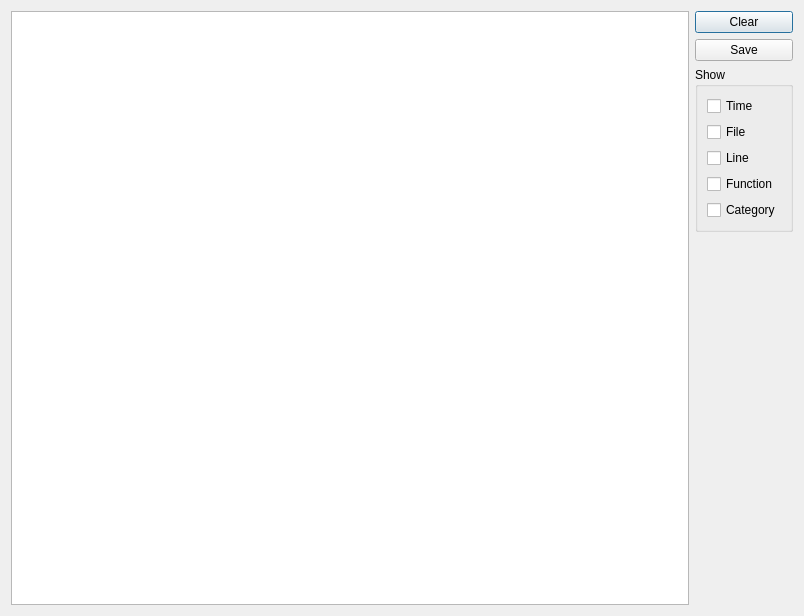
<?xml version="1.0" encoding="UTF-8"?>
<ui version="4.0">
 <class>LogBrowserDialog</class>
 <widget class="QDialog" name="LogBrowserDialog">
  <property name="geometry">
   <rect>
    <x>0</x>
    <y>0</y>
    <width>804</width>
    <height>616</height>
   </rect>
  </property>
  <property name="windowTitle">
   <string>Dialog</string>
  </property>
  <layout class="QGridLayout" name="gridLayout">
   <item row="0" column="0">
    <layout class="QHBoxLayout" name="horizontalLayout">
     <item>
      <widget class="QTextBrowser" name="browser"/>
     </item>
     <item>
      <layout class="QVBoxLayout" name="verticalLayout_2">
       <item>
        <widget class="QPushButton" name="clearButton">
         <property name="text">
          <string>Clear</string>
         </property>
        </widget>
       </item>
       <item>
        <widget class="QPushButton" name="saveButton">
         <property name="text">
          <string>Save</string>
         </property>
        </widget>
       </item>
       <item>
        <widget class="QGroupBox" name="groupBox">
         <property name="title">
          <string>Show</string>
         </property>
         <layout class="QVBoxLayout" name="verticalLayout">
          <item>
           <widget class="QCheckBox" name="showTime">
            <property name="text">
             <string>Time</string>
            </property>
           </widget>
          </item>
          <item>
           <widget class="QCheckBox" name="showFileName">
            <property name="text">
             <string>File</string>
            </property>
           </widget>
          </item>
          <item>
           <widget class="QCheckBox" name="showLine">
            <property name="text">
             <string>Line</string>
            </property>
           </widget>
          </item>
          <item>
           <widget class="QCheckBox" name="showFunction">
            <property name="text">
             <string>Function</string>
            </property>
           </widget>
          </item>
          <item>
           <widget class="QCheckBox" name="showCategory">
            <property name="text">
             <string>Category</string>
            </property>
           </widget>
          </item>
         </layout>
        </widget>
       </item>
       <item>
        <spacer name="verticalSpacer">
         <property name="orientation">
          <enum>Qt::Vertical</enum>
         </property>
         <property name="sizeHint" stdset="0">
          <size>
           <width>20</width>
           <height>40</height>
          </size>
         </property>
        </spacer>
       </item>
      </layout>
     </item>
    </layout>
   </item>
  </layout>
 </widget>
 <resources/>
 <connections/>
</ui>
